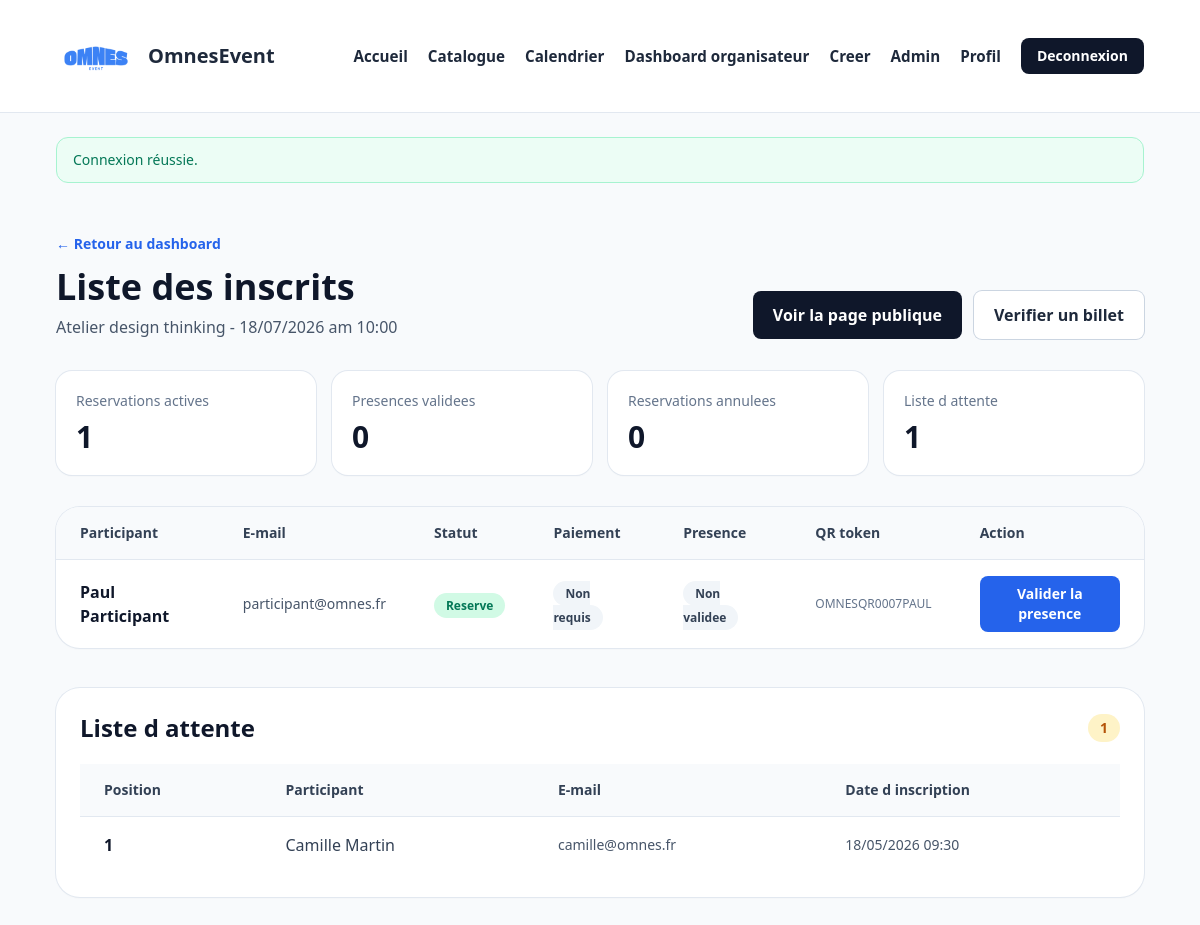
The page /pages/inscrits-evenement.php?id=7 (signed in) on the database its author committed.
### tables this page shows
CREATE TABLE evenements (
    id INT AUTO_INCREMENT PRIMARY KEY,
    titre VARCHAR(180) NOT NULL,
    description TEXT NOT NULL,
    details_complets TEXT NULL,
    date_evenement DATETIME NOT NULL,
    lieu VARCHAR(180) NOT NULL,
    adresse_complete VARCHAR(255) NULL,
    categorie VARCHAR(50) NOT NULL,
    association VARCHAR(120) NOT NULL,
    image VARCHAR(255) NULL,
    capacite_max INT NOT NULL,
    prix DECIMAL(10,2) NOT NULL DEFAULT 0.00,
    places_reservees INT NOT NULL DEFAULT 0,
    statut ENUM('actif', 'annule') NOT NULL DEFAULT 'actif',
    organisateur_id INT NOT NULL,
    created_at TIMESTAMP NOT NULL DEFAULT CURRENT_TIMESTAMP,
    CONSTRAINT fk_evenements_organisateur
        FOREIGN KEY (organisateur_id) REFERENCES users(id)
        ON DELETE CASCADE
        ON UPDATE CASCADE
);

CREATE TABLE reservations (
    id INT AUTO_INCREMENT PRIMARY KEY,
    user_id INT NOT NULL,
    evenement_id INT NOT NULL,
    statut ENUM('reserve', 'annule') NOT NULL DEFAULT 'reserve',
    presence_validee TINYINT(1) NOT NULL DEFAULT 0,
    qr_token VARCHAR(80) NULL UNIQUE,
    payment_status ENUM('non_requis', 'en_attente', 'paye') NOT NULL DEFAULT 'non_requis',
    payment_reference VARCHAR(120) NULL,
    created_at TIMESTAMP NOT NULL DEFAULT CURRENT_TIMESTAMP,
    UNIQUE KEY unique_reservation (user_id, evenement_id),
    CONSTRAINT fk_reservations_user
        FOREIGN KEY (user_id) REFERENCES users(id)
        ON DELETE CASCADE
        ON UPDATE CASCADE,
    CONSTRAINT fk_reservations_evenement
        FOREIGN KEY (evenement_id) REFERENCES evenements(id)
        ON DELETE CASCADE
        ON UPDATE CASCADE
);

CREATE TABLE users (
    id INT AUTO_INCREMENT PRIMARY KEY,
    prenom VARCHAR(100) NOT NULL,
    nom VARCHAR(100) NOT NULL,
    email VARCHAR(190) NOT NULL UNIQUE,
    password VARCHAR(255) NOT NULL,
    role ENUM('participant', 'organisateur', 'administrateur') NOT NULL DEFAULT 'participant',
    statut_organisateur ENUM('valide', 'en_attente') NOT NULL DEFAULT 'valide',
    created_at TIMESTAMP NOT NULL DEFAULT CURRENT_TIMESTAMP
);

CREATE TABLE listes_attente (
    id INT AUTO_INCREMENT PRIMARY KEY,
    user_id INT NOT NULL,
    evenement_id INT NOT NULL,
    position_attente INT NOT NULL,
    statut ENUM('en_attente', 'convertie', 'annulee') NOT NULL DEFAULT 'en_attente',
    created_at TIMESTAMP NOT NULL DEFAULT CURRENT_TIMESTAMP,
    UNIQUE KEY unique_waitlist (user_id, evenement_id),
    KEY idx_waitlist_event_status (evenement_id, statut, position_attente),
    CONSTRAINT fk_listes_attente_user
        FOREIGN KEY (user_id) REFERENCES users(id)
        ON DELETE CASCADE
        ON UPDATE CASCADE,
    CONSTRAINT fk_listes_attente_evenement
        FOREIGN KEY (evenement_id) REFERENCES evenements(id)
        ON DELETE CASCADE
        ON UPDATE CASCADE
);

### includes/functions.php (called while the page is built, shortened)
<?php
function e(null|string|int|float $value): string
{
    return htmlspecialchars((string) $value, ENT_QUOTES, 'UTF-8');
}
function url(string $path = ''): string
{
    $path = trim($path);
    return BASE_URL . '/' . ltrim($path, '/');
}
function format_event_date(string $datetime, string $format = 'd/m/Y a H:i'): string
{
    return (new DateTime($datetime))->format($format);
}
function ensure_reservation_qr_token(PDO $pdo, array $reservation): string
{
    if (!empty($reservation['qr_token'])) {
        return (string) $reservation['qr_token'];
    }
    $token = generate_qr_token();
    return $token;
}
function fetch_event_by_id(PDO $pdo, int $eventId): ?array
{
    $sql = 'SELECT e.*,
                   CONCAT(u.prenom, " ", u.nom) AS organisateur_nom,
                   u.email AS organisateur_email
            FROM evenements e
            LEFT JOIN users u ON u.id = e.organisateur_id
            WHERE e.id = :id
            LIMIT 1';
    $stmt = $pdo->prepare($sql);
    $stmt->execute(['id' => $eventId]);
    $event = $stmt->fetch();
    return $event ?: null;
}

### pages/inscrits-evenement.php (the view, shortened to what this page needs)
<?php
require_once __DIR__ . '/../includes/bootstrap.php';
$eventId = isset($_GET['id']) ? (int) $_GET['id'] : 0;
$event = fetch_event_by_id($pdo, $eventId);
$registrationsStmt = $pdo->prepare(
    'SELECT r.*,
            u.prenom,
            u.nom,
            u.email
     FROM reservations r
     INNER JOIN users u ON u.id = r.user_id
     WHERE r.evenement_id = :event_id
     ORDER BY FIELD(r.statut, "reserve", "annule"), u.nom ASC, u.prenom ASC'
);
$registrationsStmt->execute(['event_id' => $eventId]);
$registrations = $registrationsStmt->fetchAll();
$waitlistStmt = $pdo->prepare(
    'SELECT l.*,
            u.prenom,
            u.nom,
            u.email
     FROM listes_attente l
     INNER JOIN users u ON u.id = l.user_id
     WHERE l.evenement_id = :event_id
       AND l.statut = "en_attente"
     ORDER BY l.position_attente ASC, l.created_at ASC'
);
$waitlistStmt->execute(['event_id' => $eventId]);
$waitlistEntries = $waitlistStmt->fetchAll();
$reservedCount = 0;
$cancelledCount = 0;
$validatedCount = 0;
foreach ($registrations as $registration) {
    if ($registration['statut'] === 'reserve') {
        $reservedCount++;
    } else {
        $cancelledCount++;
    }
}
include __DIR__ . '/../includes/header.php';
?>
<section class="mx-auto max-w-6xl px-4 py-12 md:px-8">
    <div class="mb-8 flex flex-col gap-4 md:flex-row md:items-end md:justify-between">
        <div>
            <a href="<?= e(url('pages/dashboard-organisateur.php')) ?>" class="text-sm font-semibold text-blue-600 hover:text-blue-700">&larr; Retour au dashboard</a>
            <h1 class="mt-3 text-4xl font-bold text-slate-900">Liste des inscrits</h1>
            <p class="mt-2 text-slate-600"><?= e($event['titre']) ?> - <?= e(format_event_date($event['date_evenement'])) ?></p>
        </div>
        <div class="flex flex-wrap gap-3">
            <a href="<?= e(url('pages/detail-evenement.php?id=' . $eventId)) ?>" class="rounded-lg bg-slate-900 px-5 py-3 font-semibold text-white hover:bg-slate-700">
                Voir la page publique
            </a>
            <a href="<?= e(url('pages/verification-billet.php?event_id=' . $eventId)) ?>" class="rounded-lg bg-white px-5 py-3 font-semibold text-slate-800 ring-1 ring-slate-300 hover:bg-slate-100">
                Verifier un billet
            </a>
        </div>
    </div>
    <div class="mb-8 grid gap-4 sm:grid-cols-4">
        <div class="rounded-2xl bg-white p-5 shadow-sm ring-1 ring-slate-200">
            <p class="text-sm text-slate-500">Reservations actives</p>
            <p class="mt-2 text-3xl font-bold text-slate-900"><?= e((string) $reservedCount) ?></p>
        </div>
        <div class="rounded-2xl bg-white p-5 shadow-sm ring-1 ring-slate-200">
            <p class="text-sm text-slate-500">Presences validees</p>
            <p class="mt-2 text-3xl font-bold text-slate-900"><?= e((string) $validatedCount) ?></p>
        </div>
        <div class="rounded-2xl bg-white p-5 shadow-sm ring-1 ring-slate-200">
            <p class="text-sm text-slate-500">Reservations annulees</p>
            <p class="mt-2 text-3xl font-bold text-slate-900"><?= e((string) $cancelledCount) ?></p>
        </div>
        <div class="rounded-2xl bg-white p-5 shadow-sm ring-1 ring-slate-200">
            <p class="text-sm text-slate-500">Liste d attente</p>
            <p class="mt-2 text-3xl font-bold text-slate-900"><?= e((string) count($waitlistEntries)) ?></p>
        </div>
    </div>
    <div class="overflow-hidden rounded-3xl bg-white shadow-sm ring-1 ring-slate-200">
        <div class="overflow-x-auto">
            <table class="min-w-full divide-y divide-slate-200">
                <thead class="bg-slate-50">
                    <tr>
                        <th class="px-6 py-4 text-left text-sm font-semibold text-slate-700">Participant</th>
                        <th class="px-6 py-4 text-left text-sm font-semibold text-slate-700">E-mail</th>
                        <th class="px-6 py-4 text-left text-sm font-semibold text-slate-700">Statut</th>
                        <th class="px-6 py-4 text-left text-sm font-semibold text-slate-700">Paiement</th>
                        <th class="px-6 py-4 text-left text-sm font-semibold text-slate-700">Presence</th>
                        <th class="px-6 py-4 text-left text-sm font-semibold text-slate-700">QR token</th>
                        <th class="px-6 py-4 text-left text-sm font-semibold text-slate-700">Action</th>
                    </tr>
                </thead>
                <tbody class="divide-y divide-slate-200">
                    <?php foreach ($registrations as $registration): ?>
                        <?php $qrToken = ensure_reservation_qr_token($pdo, $registration); ?>
                        <tr>
                            <td class="px-6 py-4">
                                <p class="font-semibold text-slate-900"><?= e($registration['prenom'] . ' ' . $registration['nom']) ?></p>
                            </td>
                            <td class="px-6 py-4 text-sm text-slate-600"><?= e($registration['email']) ?></td>
                            <td class="px-6 py-4">
                                <span class="rounded-full px-3 py-1 text-xs font-semibold <?= $registration['statut'] === 'reserve' ? 'bg-emerald-100 text-emerald-700' : 'bg-slate-200 text-slate-700' ?>">
                                    <?= e($registration['statut'] === 'reserve' ? 'Reserve' : 'Annule') ?>
                                </span>
                            </td>
                            <td class="px-6 py-4">
                                <span class="rounded-full px-3 py-1 text-xs font-semibold <?= ($registration['payment_status'] ?? 'non_requis') === 'paye' ? 'bg-blue-100 text-blue-700' : 'bg-slate-100 text-slate-700' ?>">
                                    <?= e(($registration['payment_status'] ?? 'non_requis') === 'paye' ? 'Paye' : 'Non requis') ?>
                                </span>
                            </td>
                            <td class="px-6 py-4">
                                <span class="rounded-full px-3 py-1 text-xs font-semibold <?= (int) $registration['presence_validee'] === 1 ? 'bg-blue-100 text-blue-700' : 'bg-slate-100 text-slate-700' ?>">
                                    <?= e((int) $registration['presence_validee'] === 1 ? 'Validee' : 'Non validee') ?>
                                </span>
                            </td>
                            <td class="px-6 py-4 text-xs text-slate-500"><?= e($qrToken) ?></td>
                            <td class="px-6 py-4">
                                <?php if ($registration['statut'] === 'reserve'): ?>
                                    <form method="post">
                                        <button type="submit" class="rounded-lg <?= (int) $registration['presence_validee'] === 1 ? 'bg-slate-200 text-slate-800 hover:bg-slate-300' : 'bg-blue-600 text-white hover:bg-blue-700' ?> px-4 py-2 text-sm font-semibold">
                                            <?= e((int) $registration['presence_validee'] === 1 ? 'Retirer la validation' : 'Valider la presence') ?>
                                        </button>
                                    </form>
                                <?php else: ?>
                                    <span class="text-sm text-slate-500">Aucune action</span>
                                <?php endif; ?>
                            </td>
                        </tr>
                    <?php endforeach; ?>
                </tbody>
            </table>
        </div>
    </div>
    <div class="mt-10 rounded-3xl bg-white p-6 shadow-sm ring-1 ring-slate-200">
        <div class="mb-5 flex items-center justify-between gap-3">
            <h2 class="text-2xl font-bold text-slate-900">Liste d attente</h2>
            <span class="rounded-full bg-amber-100 px-3 py-1 text-sm font-semibold text-amber-700"><?= e((string) count($waitlistEntries)) ?></span>
        </div>
        <div class="overflow-x-auto">
            <table class="min-w-full divide-y divide-slate-200">
                <thead class="bg-slate-50">
                    <tr>
                        <th class="px-6 py-4 text-left text-sm font-semibold text-slate-700">Position</th>
                        <th class="px-6 py-4 text-left text-sm font-semibold text-slate-700">Participant</th>
                        <th class="px-6 py-4 text-left text-sm font-semibold text-slate-700">E-mail</th>
                        <th class="px-6 py-4 text-left text-sm font-semibold text-slate-700">Date d inscription</th>
                    </tr>
                </thead>
                <tbody class="divide-y divide-slate-200">
                    <?php foreach ($waitlistEntries as $entry): ?>
                        <tr>
                            <td class="px-6 py-4 font-semibold text-slate-900"><?= e((string) $entry['position_attente']) ?></td>
                            <td class="px-6 py-4 text-slate-700"><?= e($entry['prenom'] . ' ' . $entry['nom']) ?></td>
                            <td class="px-6 py-4 text-sm text-slate-600"><?= e($entry['email']) ?></td>
                            <td class="px-6 py-4 text-sm text-slate-600"><?= e(format_event_date((string) $entry['created_at'], 'd/m/Y H:i')) ?></td>
                        </tr>
                    <?php endforeach; ?>
                </tbody>
            </table>
        </div>
    </div>
</section>
<?php include __DIR__ . '/../includes/footer.php'; ?>

### assets/styles.css (style rules this page uses)
html { scroll-behavior: smooth; }
body { font-family: "Segoe UI", Tahoma, Geneva, Verdana, sans-serif; }

### rows shown on the page
evenements: titre "Atelier design thinking", date_evenement "18/07/2026 am 10:00"
reservations: user.nom "Paul Participant", user.email "participant@omnes.fr", statut "Reserve", payment_status "Non requis", presence_validee "Non validee", qr_token "OMNESQR0007PAUL", presence_validee "Valider la presence"
listes_attente: position_attente "1", user.nom "Camille Martin", user.email "camille@omnes.fr", created_at "18/05/2026 09:30"

### other values the page prints
$message['message'] "Connexion réussie."
$reservedCount "1"
$validatedCount "0"
$cancelledCount "0"
count($waitlistEntries) "1"
